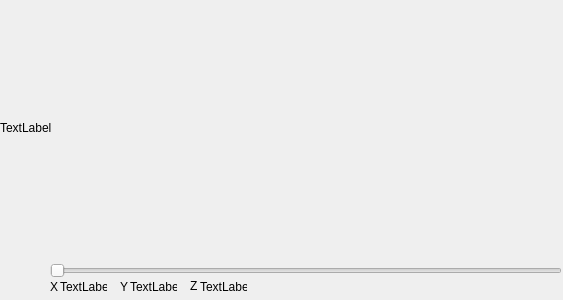
<?xml version="1.0" encoding="UTF-8"?>
<ui version="4.0">
 <class>showprofile</class>
 <widget class="QMainWindow" name="showprofile">
  <property name="geometry">
   <rect>
    <x>0</x>
    <y>0</y>
    <width>563</width>
    <height>300</height>
   </rect>
  </property>
  <property name="windowTitle">
   <string>MainWindow</string>
  </property>
  <property name="autoFillBackground">
   <bool>false</bool>
  </property>
  <widget class="QWidget" name="centralwidget">
   <widget class="QLabel" name="label">
    <property name="geometry">
     <rect>
      <x>0</x>
      <y>0</y>
      <width>562</width>
      <height>256</height>
     </rect>
    </property>
    <property name="text">
     <string>TextLabel</string>
    </property>
   </widget>
   <widget class="QSlider" name="valueSelect">
    <property name="geometry">
     <rect>
      <x>50</x>
      <y>260</y>
      <width>512</width>
      <height>22</height>
     </rect>
    </property>
    <property name="maximum">
     <number>512</number>
    </property>
    <property name="orientation">
     <enum>Qt::Horizontal</enum>
    </property>
   </widget>
   <widget class="QLabel" name="ValueLabel">
    <property name="geometry">
     <rect>
      <x>200</x>
      <y>280</y>
      <width>47</width>
      <height>13</height>
     </rect>
    </property>
    <property name="text">
     <string>TextLabel</string>
    </property>
   </widget>
   <widget class="QLabel" name="label_2">
    <property name="geometry">
     <rect>
      <x>190</x>
      <y>280</y>
      <width>16</width>
      <height>12</height>
     </rect>
    </property>
    <property name="text">
     <string>Z</string>
    </property>
   </widget>
   <widget class="QLabel" name="Ylabel">
    <property name="geometry">
     <rect>
      <x>130</x>
      <y>280</y>
      <width>47</width>
      <height>13</height>
     </rect>
    </property>
    <property name="text">
     <string>TextLabel</string>
    </property>
   </widget>
   <widget class="QLabel" name="label_4">
    <property name="geometry">
     <rect>
      <x>120</x>
      <y>280</y>
      <width>16</width>
      <height>13</height>
     </rect>
    </property>
    <property name="text">
     <string>Y</string>
    </property>
   </widget>
   <widget class="QLabel" name="XLabel">
    <property name="geometry">
     <rect>
      <x>60</x>
      <y>280</y>
      <width>47</width>
      <height>13</height>
     </rect>
    </property>
    <property name="text">
     <string>TextLabel</string>
    </property>
   </widget>
   <widget class="QLabel" name="label_6">
    <property name="geometry">
     <rect>
      <x>50</x>
      <y>280</y>
      <width>16</width>
      <height>13</height>
     </rect>
    </property>
    <property name="text">
     <string>X</string>
    </property>
   </widget>
  </widget>
 </widget>
 <resources/>
 <connections/>
</ui>
